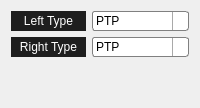
         <widget class="QWidget" name="async_mode_page">
          <layout class="QVBoxLayout" name="verticalLayout_21">
           <item>
            <layout class="QHBoxLayout" name="async_left">
             <item>
              <widget class="QLabel" name="async_left_type_text">
               <property name="sizePolicy">
                <sizepolicy hsizetype="Fixed" vsizetype="Preferred">
                 <horstretch>0</horstretch>
                 <verstretch>0</verstretch>
                </sizepolicy>
               </property>
               <property name="minimumSize">
                <size>
                 <width>75</width>
                 <height>0</height>
                </size>
               </property>
               <property name="maximumSize">
                <size>
                 <width>75</width>
                 <height>16777215</height>
                </size>
               </property>
               <property name="styleSheet">
                <string notr="true">QLabel{
	color:white;
	font: 12pt &quot;Sitka&quot;;
	background-color: rgb(30, 30, 30);
	border: none;
    border-radius: 0px;
}
</string>
               </property>
               <property name="text">
                <string>Left Type</string>
               </property>
               <property name="textFormat">
                <enum>Qt::AutoText</enum>
               </property>
               <property name="scaledContents">
                <bool>false</bool>
               </property>
               <property name="alignment">
                <set>Qt::AlignCenter</set>
               </property>
               <property name="wordWrap">
                <bool>true</bool>
               </property>
               <property name="margin">
                <number>0</number>
               </property>
               <property name="indent">
                <number>-1</number>
               </property>
              </widget>
             </item>
             <item>
              <widget class="QComboBox" name="async_left_type_combo">
               <property name="sizePolicy">
                <sizepolicy hsizetype="Expanding" vsizetype="Fixed">
                 <horstretch>0</horstretch>
                 <verstretch>0</verstretch>
                </sizepolicy>
               </property>
               <property name="styleSheet">
                <string notr="true">
QComboBox {
	font: 9pt &quot;Microsoft YaHei UI&quot;;
	color: black;
    border: 1px solid gray;
    border-radius: 3px;
    padding: 1px 18px 1px 3px;
    min-width: 6em;
}

QComboBox:editable {
    background: white;
}

QComboBox:!editable, QComboBox::drop-down:editable {
     
	 
     background: qlineargradient(x1: 0, y1: 0, x2: 0, y2: 1,
                                 stop: 0 #E1E1E1, stop: 0.4 #DDDDDD,
                                 stop: 0.5 #D8D8D8, stop: 1.0 #D3D3D3);
}

/* QComboBox gets the &quot;on&quot; state when the popup is open */
QComboBox:!editable:on, QComboBox::drop-down:editable:on {
    background: qlineargradient(x1: 0, y1: 0, x2: 0, y2: 1,
                                stop: 0 #D3D3D3, stop: 0.4 #D8D8D8,
                                stop: 0.5 #DDDDDD, stop: 1.0 #E1E1E1);
}

QComboBox:on { /* shift the text when the popup opens */
    padding-top: 3px;
    padding-left: 4px;
}

QComboBox::drop-down {
    subcontrol-origin: padding;
    subcontrol-position: top right;
    width: 15px;

    border-left-width: 1px;
    border-left-color: darkgray;
    border-left-style: solid; /* just a single line */
    border-top-right-radius: 3px; /* same radius as the QComboBox */
    border-bottom-right-radius: 3px;
}

QComboBox::down-arrow {
   image:url(:/16x16/downarrow16x16.png)
}

QComboBox::down-arrow:on { /* shift the arrow when popup is open */
    top: 1px;
    left: 1px;
}

QComboBox QAbstractItemView {
	
	 background: qlineargradient(x1: 0, y1: 0, x2: 0, y2: 1,
                                 stop: 0 #E1E1E1, stop: 0.4 #DDDDDD,
                                 stop: 0.5 #D8D8D8, stop: 1.0 #D3D3D3);
    border: 2px solid darkgray;
    selection-background-color: lightgray;
}</string>
               </property>
               <item>
                <property name="text">
                 <string>PTP</string>
                </property>
               </item>
               <item>
                <property name="text">
                 <string>Line</string>
                </property>
               </item>
               <item>
                <property name="text">
                 <string>Circle</string>
                </property>
               </item>
               <item>
                <property name="text">
                 <string>Spline</string>
                </property>
               </item>
              </widget>
             </item>
            </layout>
           </item>
           <item>
            <layout class="QHBoxLayout" name="async_right">
             <item>
              <widget class="QLabel" name="async_right_type_text">
               <property name="sizePolicy">
                <sizepolicy hsizetype="Fixed" vsizetype="Preferred">
                 <horstretch>0</horstretch>
                 <verstretch>0</verstretch>
                </sizepolicy>
               </property>
               <property name="minimumSize">
                <size>
                 <width>75</width>
                 <height>0</height>
                </size>
               </property>
               <property name="maximumSize">
                <size>
                 <width>75</width>
                 <height>16777215</height>
                </size>
               </property>
               <property name="styleSheet">
                <string notr="true">QLabel{
	color:white;
	font: 12pt &quot;Sitka&quot;;
	background-color: rgb(30, 30, 30);
	border: none;
    border-radius: 0px;
}
</string>
               </property>
               <property name="text">
                <string>Right Type</string>
               </property>
               <property name="textFormat">
                <enum>Qt::AutoText</enum>
               </property>
               <property name="scaledContents">
                <bool>false</bool>
               </property>
               <property name="alignment">
                <set>Qt::AlignCenter</set>
               </property>
               <property name="wordWrap">
                <bool>true</bool>
               </property>
               <property name="margin">
                <number>0</number>
               </property>
               <property name="indent">
                <number>-1</number>
               </property>
              </widget>
             </item>
             <item>
              <widget class="QComboBox" name="async_right_type_combo">
               <property name="sizePolicy">
                <sizepolicy hsizetype="Expanding" vsizetype="Fixed">
                 <horstretch>0</horstretch>
                 <verstretch>0</verstretch>
                </sizepolicy>
               </property>
               <property name="styleSheet">
                <string notr="true">
QComboBox {
	font: 9pt &quot;Microsoft YaHei UI&quot;;
	color: black;
    border: 1px solid gray;
    border-radius: 3px;
    padding: 1px 18px 1px 3px;
    min-width: 6em;
}

QComboBox:editable {
    background: white;
}

QComboBox:!editable, QComboBox::drop-down:editable {
     
	 
     background: qlineargradient(x1: 0, y1: 0, x2: 0, y2: 1,
                                 stop: 0 #E1E1E1, stop: 0.4 #DDDDDD,
                                 stop: 0.5 #D8D8D8, stop: 1.0 #D3D3D3);
}

/* QComboBox gets the &quot;on&quot; state when the popup is open */
QComboBox:!editable:on, QComboBox::drop-down:editable:on {
    background: qlineargradient(x1: 0, y1: 0, x2: 0, y2: 1,
                                stop: 0 #D3D3D3, stop: 0.4 #D8D8D8,
                                stop: 0.5 #DDDDDD, stop: 1.0 #E1E1E1);
}

QComboBox:on { /* shift the text when the popup opens */
    padding-top: 3px;
    padding-left: 4px;
}

QComboBox::drop-down {
    subcontrol-origin: padding;
    subcontrol-position: top right;
    width: 15px;

    border-left-width: 1px;
    border-left-color: darkgray;
    border-left-style: solid; /* just a single line */
    border-top-right-radius: 3px; /* same radius as the QComboBox */
    border-bottom-right-radius: 3px;
}

QComboBox::down-arrow {
   image:url(:/16x16/downarrow16x16.png)
}

QComboBox::down-arrow:on { /* shift the arrow when popup is open */
    top: 1px;
    left: 1px;
}

QComboBox QAbstractItemView {
	
	 background: qlineargradient(x1: 0, y1: 0, x2: 0, y2: 1,
                                 stop: 0 #E1E1E1, stop: 0.4 #DDDDDD,
                                 stop: 0.5 #D8D8D8, stop: 1.0 #D3D3D3);
    border: 2px solid darkgray;
    selection-background-color: lightgray;
}</string>
               </property>
               <item>
                <property name="text">
                 <string>PTP</string>
                </property>
               </item>
               <item>
                <property name="text">
                 <string>Line</string>
                </property>
               </item>
               <item>
                <property name="text">
                 <string>Circle</string>
                </property>
               </item>
               <item>
                <property name="text">
                 <string>Spline</string>
                </property>
               </item>
              </widget>
             </item>
            </layout>
           </item>
           <item>
            <spacer name="verticalSpacer_2">
             <property name="orientation">
              <enum>Qt::Vertical</enum>
             </property>
             <property name="sizeHint" stdset="0">
              <size>
               <width>20</width>
               <height>40</height>
              </size>
             </property>
            </spacer>
           </item>
          </layout>
         </widget>
